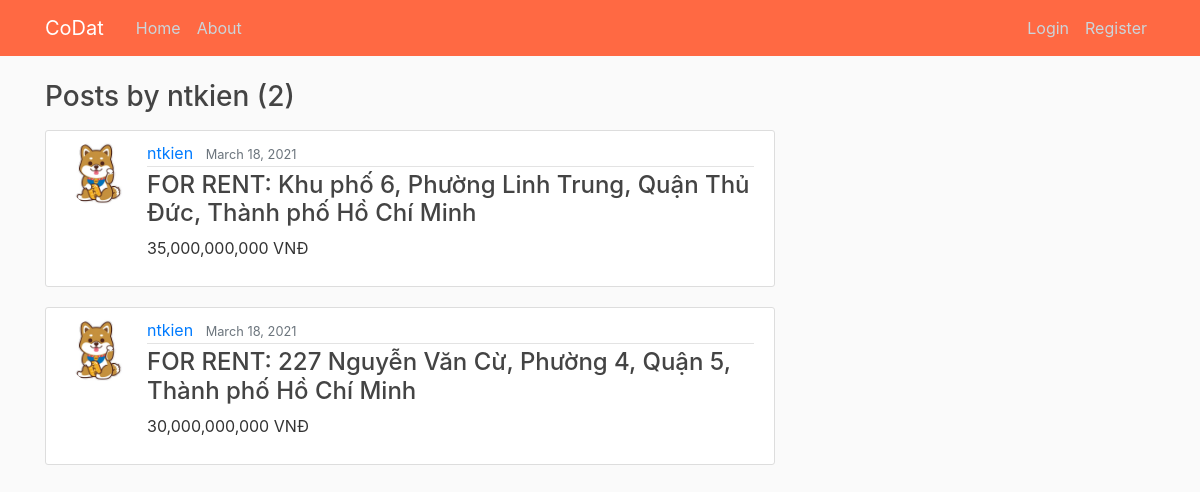
The app's page /user/ntkien with its own data.
### HomePage/models.py (models this page shows, shortened)
class Post(models.Model):
    status = models.CharField(max_length=10, choices=STATUS)
    price = models.CharField(max_length=20)
    address = models.CharField(max_length=100)
    description = models.TextField()
    date_posted = models.DateTimeField(default=timezone.now)
    author = models.ForeignKey(User, on_delete=models.CASCADE)
    likes = models.ManyToManyField(User, related_name="blog_posts")

### users/models.py (models this page shows, shortened)
class Profile(models.Model):
	user = models.OneToOneField(User, on_delete=models.CASCADE)
	image = models.ImageField(default='default.jpg', upload_to='profile_pics')
	phone_number = models.CharField(max_length=12)
	bank = models.CharField(max_length=30)
	bank_number = models.CharField(max_length=20)

### HomePage/views.py (the view)
# urls.py: path('user/<str:username>', UserPostListView.as_view(), name='user-posts'),
class UserPostListView(ListView):
    model = Post
    template_name = 'HomePage/user_posts.html' # <app>/<model>_<viewtype>.html
    context_object_name = 'posts'
    ordering = ['-date_posted']
    paginate_by = 2
    def get_queryset(self):
        user = get_object_or_404(User, username=self.kwargs.get('username'))
        return Post.objects.filter(author=user).order_by('-date_posted')

### HomePage/templates/HomePage/user_posts.html (shortened to what this page needs)
{% extends "HomePage/base.html" %}
{% block content %}
    <h3 class="mb-3">Posts by {{ view.kwargs.username }} ({{ page_obj.paginator.count }})</h3>
    {% for post in posts %}
        <article class="media content-section">
            <img class="rounded-circle article-img" src="{{ post.author.profile.image.url }}">
            <div class="media-body">
                <div class="article-metadata">
                    <a class="mr-2" href="{% url 'user-posts' post.author.username %}">{{ post.author }}</a>
                    <small class="text-muted">{{ post.date_posted|date:"F d, Y" }}</small>
                </div>
                <h4><a class="article-address" href="{% url 'post-detail' post.id %}">
                    {{ post.status }}: {{ post.address }}
                </a></h4>
                <p>{{ post.price }}</p>
            </div>
        </article>
    {% endfor %}
{% endblock content %}

### HomePage/static/HomePage/main.css (style rules this page uses)
body { background: #fafafa; color: #333333; margin-top: 5rem; }
h1, h2, h3, h4, h5, h6 { color: #444444; }
.content-section { background: #ffffff; padding: 10px 20px; border: 1px solid #dddddd; border-radius: 3px; margin-bottom: 20px; }
.article-address { color: #444444; }
.article-img { height: 65px; width: 65px; margin-right: 16px; }
.article-metadata { padding-bottom: 1px; margin-bottom: 4px; border-bottom: 1px solid #e3e3e3 }

### records on screen
Post: author.profile.image (picture), author "ntkien", date_posted "March 18, 2021", status "FOR RENT", address "Khu phố 6, Phường Linh Trung, Quận Thủ Đức, Thành phố Hồ Chí Minh", price "35,000,000,000 VNĐ"
Post: author.profile.image (picture), author "ntkien", date_posted "March 18, 2021", status "FOR RENT", address "227 Nguyễn Văn Cừ, Phường 4, Quận 5, Thành phố Hồ Chí Minh", price "30,000,000,000 VNĐ"

### other values on screen
{{ view.kwargs.username }} "ntkien"
{{ page_obj.paginator.count }} "2"
